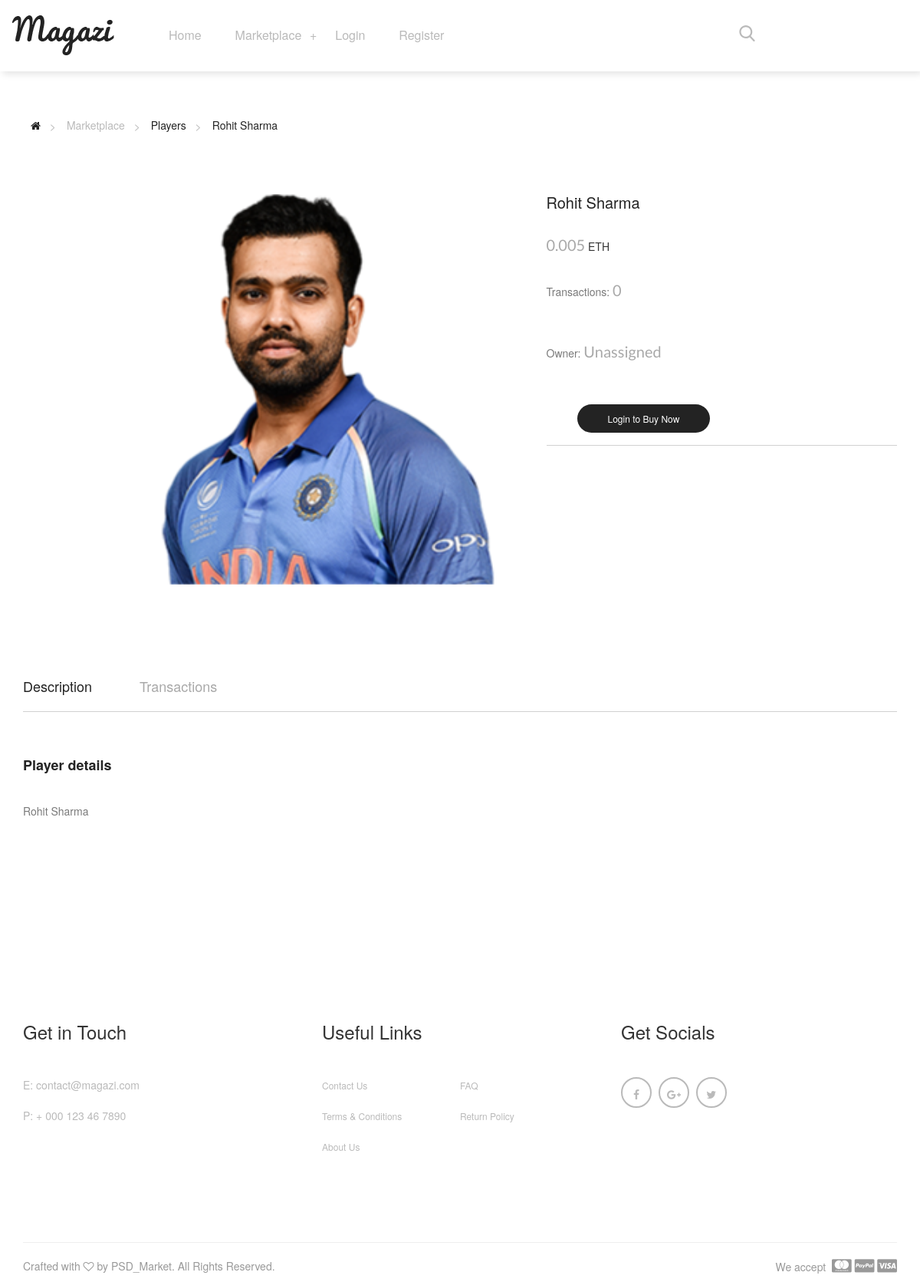
The app's page /players/14 with its own data.
### website/models.py (models this page shows, shortened)
class Card(models.Model):
    CARD_TYPES = (
        ("Player", 'Player'),
        ("Owner", 'Owner'),
        ("Tournament", 'Tournament'),
        ("Board", 'Board'),
        ("Country", 'Country'),
        ("ICC", 'ICC'),
    )
    card_type = models.CharField(
        max_length=11,
        choices=CARD_TYPES,
        default="Player"
    )
    name = models.CharField(max_length=100, null=False)
    description = models.TextField(max_length=3000)
    transactions = models.IntegerField(default=0, null=False)
    owner = models.CharField(max_length=50, default="Unassigned")
    last_bid = models.CharField(default="0", max_length=30)
    eth_id = models.IntegerField(null=True, blank=True)
    image = models.ImageField(null=True, blank=True)
    icc_ranking = models.IntegerField(blank=True, null=True)
    country = models.CharField(max_length=100, null=True, blank=True)
    ipl_team = models.CharField(max_length=100, null=True, blank=True)

### website/views.py (the view)
# urls.py: path('players/<int:item_id>', views.card_details, name='player'),
def card_details(request, item_id):
    selected_item = get_object_or_404(Card, pk=item_id)
    card_type = selected_item.card_type
    index = text_s.index(card_type)
    context = {'item': selected_item, 'text_s': text_s[index], 'text_p': text_p[index]}
    if not request.user.is_staff and request.user.is_authenticated:
        profile = get_object_or_404(Profile, user_id=request.user.id)
        context['eth_address'] = profile.eth_address
    return render(request, 'website/details.html', context=context)

### website/context_processors.py (called while the page is built)
def marketplace_items_context(request):
    return {
        'marketplace_items': marketplace_item_list,
        'multiplier_0': settings.MULTIPLIER_0,
        'multiplier_1': settings.MULTIPLIER_1,
        'multiplier_2': settings.MULTIPLIER_2,
        'multiplier_default': settings.MULTIPLIER_DEFAULT,
        'buy_form': BuyForm,
    }

### website/templatetags/custom_tags.py (called while the page is built)
@register.filter
def multiply(qty, unit_price):
    prod = float(qty) * float(unit_price)
    comm = (1 + settings.COMMISSION / 100) * prod
    return comm

### website/templates/website/details.html (shortened to what this page needs)
{% extends 'website/base.html' %}
{% load staticfiles %}
{% load custom_tags %}
{% block content %}
    <main>
        <div class="magazi-pages-links margin-bottom-80 padding-top-60">
            <div class="container">
                <ul>
                    <li><a href="#" title=""><i class="fa fa-home"></i></a></li>
                    <li><span>Marketplace</span></li>
                    <li><a href="{% url text_p|lower %}" title="">{{ text_p }}</a></li>
                    <li><a href="{% url text_s|lower item_id=item.id %}" title="">{{ item.name }}</a></li>
                </ul>
            </div>
        </div>
        <div class="magazi-product-complete-dt">
            <div class="container">
                <div class="row">
                    {% if item.image %}
                        <div class="col-md-7">
                            <div class="magazi-product-pics">
                                <div class="pro-large-preview pull-right">
                                    <div class="slider-for">
                                        <div class="pro-large-img">
                                            <img src="{{ item.image.url }}" alt="pro-img1">
                                        </div>
                                    </div>
                                </div>
                            </div>
                        </div>
                    {% endif %}
                    <div class="col-md-5">
                        <div class="magazi-data-details">
                            <h2>{{ item.name }}</h2>
                            <span>{{ item.last_bid }}</span>&nbsp;ETH
                            <p class="margin-bottom-0">Transactions:&nbsp;<span>{{ item.transactions }}</span></p>
                            <p class="margin-bottom-50">Owner:&nbsp;<span>{{ item.owner }}</span> </p>
                            <div class="handler-cart">
                                <div class="add-to-cart">
                                    {% if user.is_authenticated %}
                                        <a href="#" id="buy_now{{ item.id }}" title="" class="adding-cart">Buy Now</a>
                                    {% else %}
                                        <a href="{% url 'login' %}" title="" class="adding-cart">Login to Buy Now</a>
                                    {% endif %}
                                </div>
                            </div>
                        </div>
                    </div>
                </div>
            </div>
        </div>
        <div class="magazi-details-tab margin-top-100">
            <div class="container">
                <div class="magazi-tabs">
                    <ul class="nav nav-tabs" role="tablist">
                        <li role="presentation" class="active"><a href="#description" aria-controls="description" role="tab" data-toggle="tab">Description</a></li>
                        <li role="presentation"><a href="#size" aria-controls="size" role="tab" data-toggle="tab">Transactions</a></li>
                      </ul>
                </div>
                <div class="magazi-tabs-details">
                     <div class="tab-content">
                        <div role="tabpanel" class="tab-pane active" id="description">
                            <div class="description-details">
                                <h3>{{ text_s }} details</h3>
                                <p class="margin-bottom-100">{{ item.description }}</p>
                            </div>
                        </div>
                      </div>
                </div>
            </div>
        </div>
    </main>
{% endblock %}

### static/website/assets/css/responsive.css (style rules this page uses)
@media (max-width: 1200px) { .pro-large-preview { width: 81%;padding-right: 0; } }
@media (max-width: 1200px) { .magazi-data-details p { margin-bottom: 20px; } }
@media (max-width: 1200px) { .handler-cart { padding-bottom: 25px; } }

### records on screen
Card: name "Rohit Sharma", image (picture), last_bid "0.005", transactions "0", owner "Unassigned", card_type "Player", description "Rohit Sharma"

### other values on screen
{{ text_p }} "Players"
